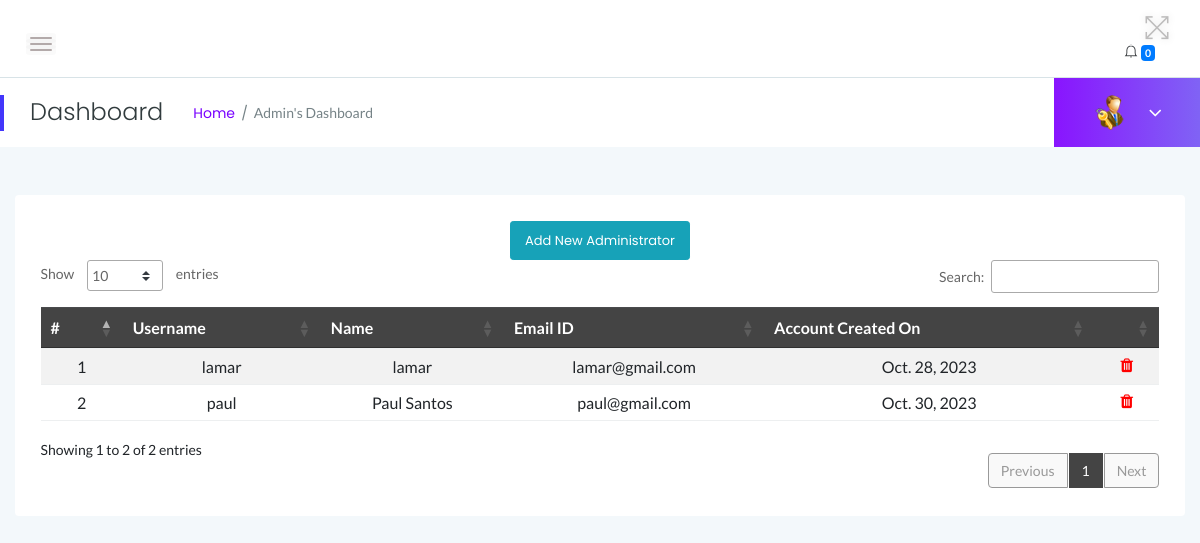
The app's page /myadmin/manage-admin/ (signed in), older data.
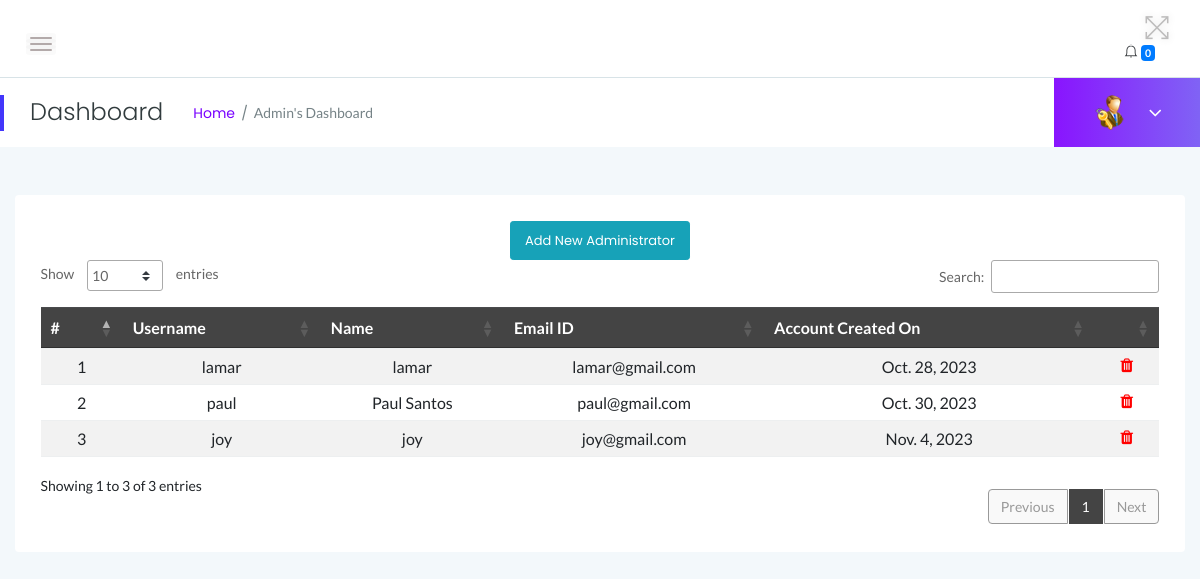
The same page, newer data.
### myadmin/models.py (models this page shows, shortened)
class Admin(models.Model):
    fullname = models.CharField(max_length=255)
    email = models.EmailField(unique=True)
    password = models.CharField(max_length=255)
    username = models.CharField(max_length=100, unique=True)
    CreationDate = models.DateField(auto_now_add=True)

### myadmin/views.py (the view, shortened to what this page needs)
# urls.py: path('manage-admin/', views.manage_admin, name='manage_admin'),
@login_required
def manage_admin(request):
    admins = Admin.objects.all()
    return render(request, 'admin/manage_admin.html', {'admins': admins})

### myadmin/templates/admin/manage_admin.html (shortened to what this page needs)
{% load static %}
<html class="no-js" lang="en">
<head>
 {% include 'admin/top.html' %}
</head>
<body>
 {% include 'admin/sidebars.html' %}
                            <div class="card-body">
                                <div class="data-tables datatable-dark">
                                    <center><a href="{% url 'myadmin:add_admin' %}" class="btn btn-sm btn-info">Add New Administrator</a></center>
                                    <table id="dataTable3" class="table table-striped table-hover text-center">
                                        <thead class="text-capitalize">
                                            <tr>
                                                <th>#</th>
                                                <th>Username</th>
                                                <th>Name</th>
                                                <th>Email ID</th>
                                                <th>Account Created On</th>
                                                <th></th>
                                            </tr>
                                        </thead>
                                        <tbody>
                                            {% for admin in admins %}
                                            <tr>
                                                <td>{{ forloop.counter }}</td>
                                                <td>{{ admin.username }}</td>
                                                <td>{{ admin.fullname }}</td>
                                                <td>{{ admin.email }}</td>
                                                <td>{{ admin.CreationDate }}</td>
                                                <td>
                                                    <a href="{% url 'myadmin:manage_admin' %}?del={{ admin.id }}" onclick="return confirm('Do you want to delete?')">
                                                        <i class="fa fa-trash" style="color:red"></i>
                                                    </a>
                                                </td>
                                            </tr>
                                            {% endfor %}
                                        </tbody>
                                    </table>
                                </div>
                            </div>
                        </div>
                    </div>
                </div>
            </div>
        </div>
        </div>
</body>
</html>

Row changes from the older to the newer data that the page shows:
added Admin: username "joy", fullname "joy", email "joy@gmail.com", CreationDate "Nov. 4, 2023"
Text that changed along with them:
text written by a page script: "Show entries Search: Showing 1 to 2 of 2 entries Previous 1 Next" → "Show entries Search: Showing 1 to 3 of 3 entries Previous 1 Next"
